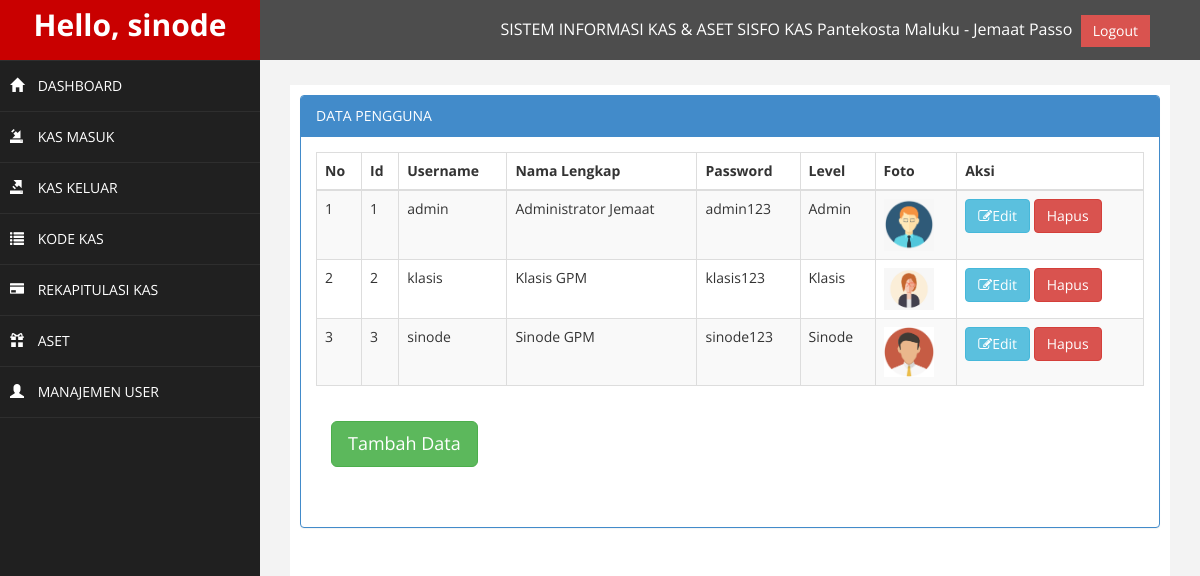
The app's page /halaman_admin.php?page=user (signed in) with its own data.
### tables this page shows
CREATE TABLE `tuser` (
  `id` int(11) NOT NULL,
  `username` varchar(20) NOT NULL,
  `nama_lengkap` varchar(100) NOT NULL,
  `password` varchar(255) NOT NULL,
  `level` enum('Admin','Klasis','Sinode','') NOT NULL,
  `foto` varchar(255) NOT NULL
);

### page/user/user.php (the view, shortened to what this page needs)
<div class="row">
                <div class="col-md-12">
                    <div class="panel panel-primary">
                        <div class="panel-heading">
                             DATA PENGGUNA
                        </div>
                        <div class="panel-body">
                            <div class="table-responsive">
                                <table class="table table-striped table-bordered table-hover" id="dataTables-example">
                                    <thead>
                                        <tr>
                                            <th>No</th>
                                            <th>Id</th>
                                            <th>Username</th>
                                            <th>Nama Lengkap</th>
                                            <th>Password</th>
                                            <th>Level</th>
                                            <th>Foto</th>
                                            <th>Aksi</th>
                                        </tr>
                                    </thead>
                                    <tbody>
                                        <?php
                                        $no = 1;
                                        $sql = $koneksi-> query("select * from tuser");
                                        while ($data=$sql-> fetch_assoc()){
                                        ?>
                                        <tr class="odd gradeX">
                                            <td><?php echo $no++ ?></td>
                                            <td><?php echo $data['id']; ?></td>
                                            <td><?php echo $data['username']; ?></td>
                                            <td><?php echo $data['nama_lengkap']; ?></td>
                                            <td><?php echo $data['password']; ?></td>
                                            <td><?php echo $data['level']; ?></td>
                                            <td><img src="images/<?php echo $data['foto'] ?>" width="50" heigth="50" alt=""></td>
                                            <td>
                                                <a id="edit_data" data-toggle="modal" data-target="#edit" data-id="<?php echo $data['id'] ?>" data-username="<?php echo $data['username'] ?>" data-nama_lengkap="<?php echo $data['nama_lengkap'] ?>"data-password="<?php echo $data['password'] ?>" data-level="<?php echo $data['level'] ?>" data-foto="<?php echo $data['foto'] ?>" class="btn btn-info"><i class="fa fa-edit"></i>Edit</a>
                                                <a onclick="return confirm('Yakin Akan Menghapus Data Ini....????')" href="?page=user&aksi=hapus&id= <?php echo $data['id']; ?>" class="btn btn-danger"><i class="fa fa-trash"></i>Hapus</a>
                                            </td>
                                        </tr>
                                        <?php
                                            }
                                        ?>
                                    </tbody>
                                </table>
                            </div>
                        <div class="panel-body">
                            <button class="btn btn-success btn-lg" data-toggle="modal" data-target="#myModal">
                              Tambah Data
                            </button>
                      <div class="panel-body">
                    </div>
                </div>
</div>

### assets/css/custom.css (style rules this page uses)
body { font-family: 'Open Sans', sans-serif; }

### records on screen
tuser: id "1", username "admin", nama_lengkap "Administrator Jemaat", password "admin123", level "Admin", foto (picture)
tuser: id "2", username "klasis", nama_lengkap "Klasis GPM", password "klasis123", level "Klasis", foto (picture)
tuser: id "3", username "sinode", nama_lengkap "Sinode GPM", password "sinode123", level "Sinode", foto (picture)

### other values on screen
$_SESSION['username'] "sinode"
